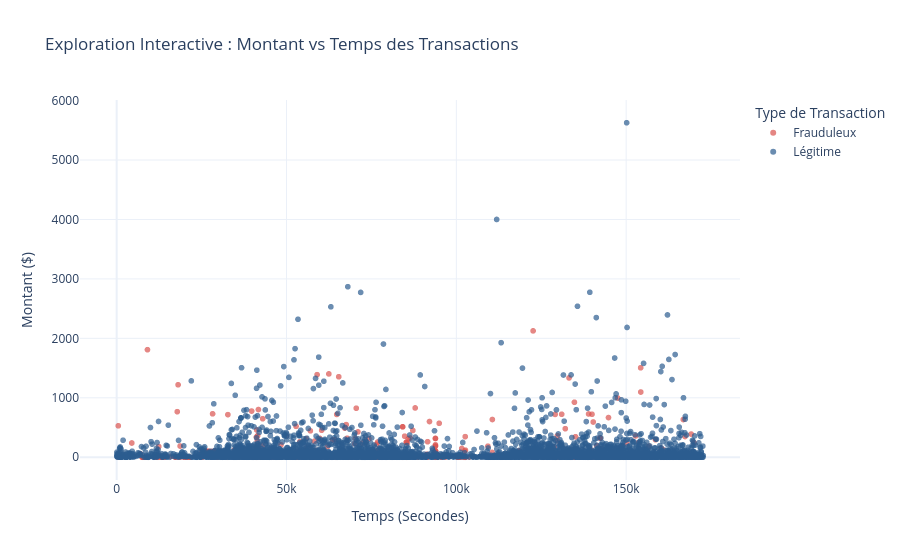

Notebook code for this chart:
### Code cell
# Nuage de points interactif 2D : Time vs Amount coloré par Class

fig_scatter = px.scatter(
    df_sample,
    x='Time',
    y='Amount',
    color='Class_Str',
    color_discrete_map={'Légitime': '#2b5c8f', 'Frauduleux': '#d9534f'},
    opacity=0.7,
    title='Exploration Interactive : Montant vs Temps des Transactions',
    labels={'Time': 'Temps (Secondes)', 'Amount': 'Montant ($)'},
    hover_data=['V14', 'V4'],
)
fig_scatter.update_layout(
    template='plotly_white', legend_title='Type de Transaction'
)
fig_scatter.show()

### Figure 1 — Plotly figure (JSON) as saved in the notebook; plotly's stock layout.template omitted (floating-point values rounded to 4 significant figures; data arrays with more than 128 entries replaced by an {"elided": "..."} marker saying what was removed)
{"data": [{"customdata": {"elided": "492x2 float values"}, "hovertemplate": "Class_Str=Frauduleux<br>Temps (Secondes)=%{x}<br>Montant ($)=%{y}<br>V14=%{customdata[0]}<br>V4=%{customdata[1]}<extra></extra>", "legendgroup": "Frauduleux", "marker": {"color": "#d9534f", "opacity": 0.7, "symbol": "circle"}, "mode": "markers", "name": "Frauduleux", "showlegend": true, "type": "scattergl", "x": {"elided": "492 float values"}, "xaxis": "x", "y": {"elided": "492 float values"}, "yaxis": "y"}, {"customdata": {"elided": "5000x2 float values"}, "hovertemplate": "Class_Str=Légitime<br>Temps (Secondes)=%{x}<br>Montant ($)=%{y}<br>V14=%{customdata[0]}<br>V4=%{customdata[1]}<extra></extra>", "legendgroup": "Légitime", "marker": {"color": "#2b5c8f", "opacity": 0.7, "symbol": "circle"}, "mode": "markers", "name": "Légitime", "showlegend": true, "type": "scattergl", "x": {"elided": "5000 float values"}, "xaxis": "x", "y": {"elided": "5000 float values"}, "yaxis": "y"}], "layout": {"legend": {"title": {"text": "Type de Transaction"}, "tracegroupgap": 0}, "title": {"text": "Exploration Interactive : Montant vs Temps des Transactions"}, "xaxis": {"anchor": "y", "domain": [0, 1], "title": {"text": "Temps (Secondes)"}}, "yaxis": {"anchor": "x", "domain": [0, 1], "title": {"text": "Montant ($)"}}}}
